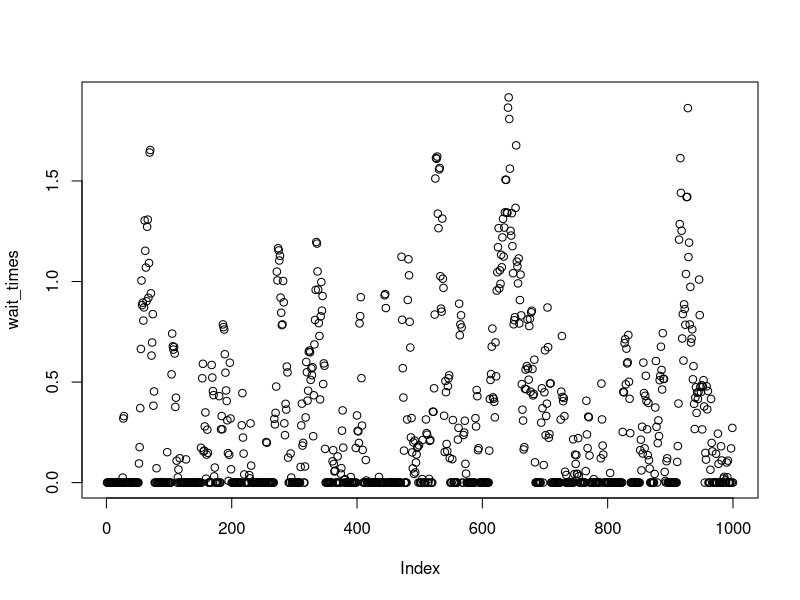
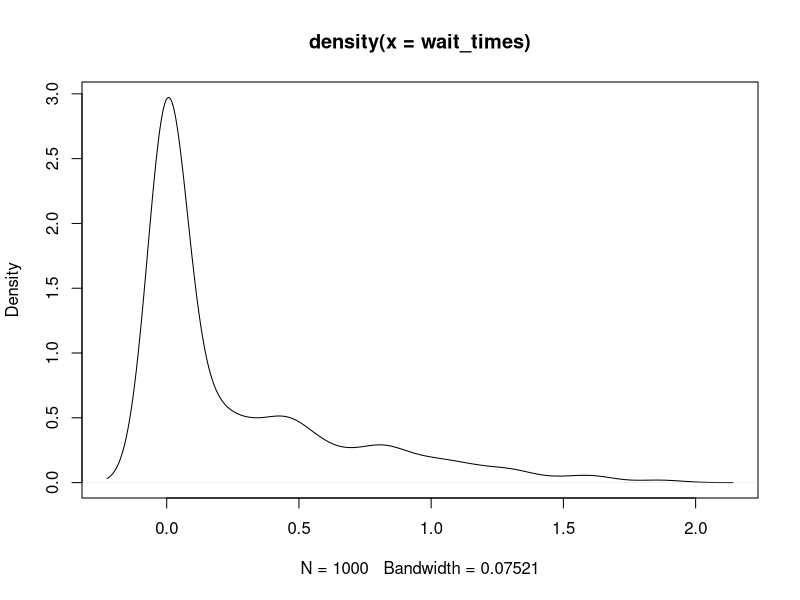

Source code (R) for these figures, in order: (Note: this script raises an error after producing the figures.)
library(tidyverse)

# Functions

get_desk_handling_time <- function(desks, desk_id, seed = NULL) {
  if (!is.null(seed)) {set.seed(seed)}
  desk_handling_time <- rexp(1, desks$desk_handling_rates[desk_id])
  
  return (desk_handling_time)
}

queue <- function(passengers, 
                  desks, 
                  handling_time_func = get_desk_handling_time,
                  seed = NULL){
  
  if (!is.null(seed)) {set.seed(seed)}
  n_desks <- desks$n_desks
  desk_times <- rep(0, times = desks$n_desks)
  
  n_passengers <- dim(passengers)[1]
  
  
  for(i in seq_len(n_passengers)){ 
    
    next_arrival_time <- passengers$arrival_time[i]
    
    # if a desk is idle, update their time
    desk_times <- pmax(desk_times, next_arrival_time)
    
    # decide which desk to send the passenger to
    next_free_desk <- which(desk_times == min(desk_times))[1] # TODO: edit for E-Gates with conditions
    next_free_desk_time <- min(desk_times)
    
    # how long it takes to handle passenger
    handling_time <- handling_time_func(desks, next_free_desk)
    
    # update accordingly for passenger
    passengers$desk_start_time[i] <- next_free_desk_time
    passengers$desk_end_time[i] <- next_free_desk_time + handling_time
    passengers$desk_handled[i] <- desks$desk_ids[next_free_desk]
    
    # update desk 
    desk_times[next_free_desk] <- desk_times[next_free_desk] + handling_time
    
    
  }
  
  return(passengers)
  
}

# Passengers 

n_passengers <- 1000
lambda_passenger <- 5

passengers <- data.frame(passenger_id = paste0("P", str_pad(1:n_passengers, 6, pad = "0")),
                         arrival_time = cumsum(rexp(n = n_passengers, rate = lambda_passenger)),
                         desk_start_time = numeric(n_passengers),
                         desk_end_time = numeric(n_passengers),
                         desk_handled = character(n_passengers) )


# Desks

n_desks <- 5
desk_handling_rates <- pmax(0.5, rnorm(n_desks, mean = 1, sd = 0.2))
desk_ids <- paste0("D", str_pad(1:n_desks, 2, pad = "0"))

desks <- list(n_desks = n_desks, 
              desk_handling_rates = desk_handling_rates,
              desk_ids = desk_ids)

# Simulation

passengers <- queue(passengers = passengers, desks = desks, seed = 101)

# Visualisation 

wait_times <- passengers$desk_start_time - passengers$arrival_time

plot(wait_times)
plot(density(wait_times))
summary(wait_times)

tapply(X = wait_times, INDEX = passengers$desk_handled, FUN = summary)



### Suggested changes I've made:
# - I've removed some comments I would describe as 'over-commenting', e.g. "initialising variables",
# "looping over passengers", etc. The general principle being that comments are necessary when the code 
# itself isn't self-explanatory, and that if things like "I'm assigning initial variables" or "I'm looping over 
# passengers" aren't clear from code, then that's something that should be rectified in the code naming and 
# structure. The best code commenting is well-written code etc etc etc...
# - I've standardised variable naming to be snake_case. There's no particular reason for this, and in R camelCase 
# is arguably more standard, but picking a naming convention is nice.
# - I've added plurals to variables storing a plural number, e.g. "n_desk" -> "n_desks"
# - I've renamed 'mu_' variables to be more descriptive.
# - I've moved function definitions to the top of the file (since they're effectively forming a new 'library', 
# they should be with other library imports or called from an external source file)
# - I've made the desk_handling_time generator a separate function. This means: we can experiment with changes when
# we want, it neatens things up inside the queue function (code as documentation once again!), and means just in case
# we ever need seed control e.g. for testing we can have access to it.
# - The desk_handling_time change also means we don't have to unpack all of those internal desks variables inside the 
# queue function. Again, useful if we ever want to change what desks information we store, we keep it modular and in
# get_desk_handling_time.
# - I've changed "C" to "P" for customers -> passengers.
# - I've added an optional random seed to the queue function

coached_levels <- aircrafts %>% 
  arrange(desc(coached)) %>% 
  pull(aircraft_id)

arrivals_at_hall %>% 
  mutate(`Aircraft ID` = aircraft_id,
         coached = if_else(coached, "Coached", "Contact"),
         stack_group = factor(aircraft_id, levels = coached_levels)) %>% 
  ggplot(aes(x = arrival_at_hall, 
             fill = `Aircraft ID`,
             group = stack_group,
             linetype = coached)) + 
  geom_density(position = "stack") +
  labs(x= "Arrival time in Hall", 
       y = "Arrival Density",
       title = "Coached arrivals occur in bulk; contact passengers are spread out") + 
  theme_light() +
  scale_linetype_discrete(name = "")
